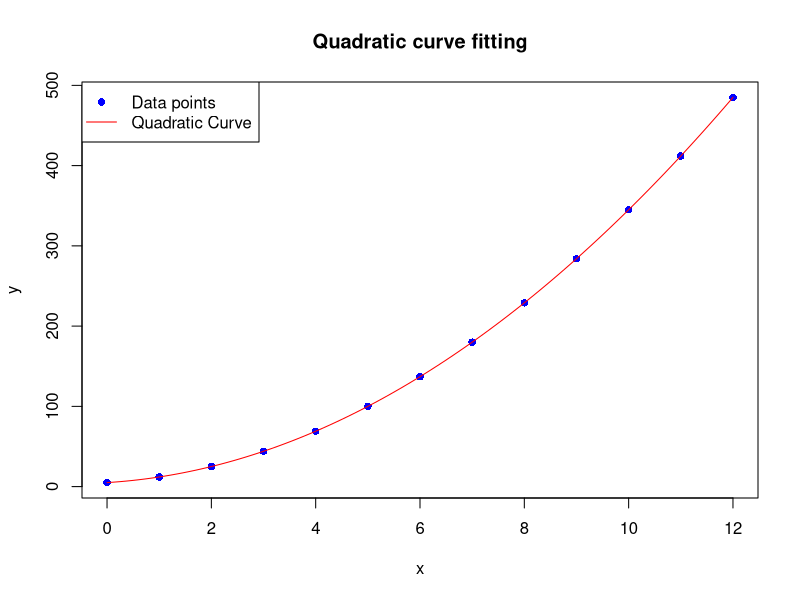

Recreate this plot in R.
# Given data
x_values <- c(
  0, 1, 2, 3, 4, 5, 6, 7, 8, 9, 10, 11, 12)
y_values <- c(
  5, 12, 25, 44, 69, 100, 137,
  180, 229, 284, 345, 412, 485)

# Curve Fitting Order
order <- 2

# Perform quadratic regression using lm()
lm_model <- lm(y_values ~
  poly(x_values, order, raw = TRUE))

# Coefficients
coefficients <- coef(lm_model)

# Reverse order to match output
coefficients <- coefficients[
  length(coefficients):1]

# Print coefficients
cat("Coefficients (a, b, c):\n\t",
  coefficients, "\n")

# Open PNG graphics device
png("12-lm-quadratic.png", width = 800, height = 400)

# Draw Plot
plot(
  x_values, y_values, 
  xlab = "x", ylab = "y", 
  main = "Quadratic curve fitting", 
  pch = 16, col = "blue", 
  ylim = c(min(y_values), max(y_values)))

# Generate values for the quadratic curve
x_plot <- seq(
  min(x_values), max(x_values),
  length.out = 100)
y_plot <- predict(
  lm_model,
  newdata = data.frame(x_values = x_plot))

# Add quadratic curve
lines(x_plot, y_plot, col = "red")

# Add legend
legend("topleft",
  legend = c("Data points", "Quadratic Curve"), 
  col = c("blue", "red"),
  pch = c(16, NA), lty = c(NA, 1))
